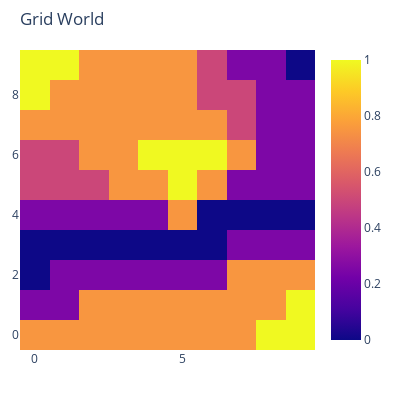

The notebook cell this image was saved under:
### Code cell
reward_mat = np.array([[ 1, 1, 1, 1, 1, 1, 1, 1, 2, 2],
                       [-1,-1, 1, 1, 1, 1, 1, 1, 1, 2],
                       [-2,-1,-1,-1,-1,-1,-1, 1, 1, 1],
                       [-2,-2,-2,-2,-2,-2,-2,-1,-1,-1],
                       [-1,-1,-1,-1,-1, 1,-2,-2,-2,-2],
                       [ 0, 0, 0, 1, 1, 2, 1,-1,-1,-1],
                       [ 0, 0, 1, 1, 2, 2, 2, 1,-1,-1],
                       [ 1, 1, 1, 1, 1, 1, 1, 0,-1,-1],
                       [ 2, 1, 1, 1, 1, 1, 0, 0,-1,-1],
                       [ 2, 2, 1, 1, 1, 1, 0,-1,-1,-2],])
reward_mat = utils.Normalize_2DArr(reward_mat)
world_trajGen = GridWorld_trajGen(10,10,reward_mat,trans_prob=0.8,discount=0.8)
world_trajGen.ShowRewards()

### Figure 1 — Plotly figure (JSON) as saved in the notebook; plotly's stock layout.template omitted (floating-point values rounded to 4 significant figures)
{"data": [{"type": "heatmap", "z": [[0.75, 0.75, 0.75, 0.75, 0.75, 0.75, 0.75, 0.75, 1, 1], [0.25, 0.25, 0.75, 0.75, 0.75, 0.75, 0.75, 0.75, 0.75, 1], [0, 0.25, 0.25, 0.25, 0.25, 0.25, 0.25, 0.75, 0.75, 0.75], [0, 0, 0, 0, 0, 0, 0, 0.25, 0.25, 0.25], [0.25, 0.25, 0.25, 0.25, 0.25, 0.75, 0, 0, 0, 0], [0.5, 0.5, 0.5, 0.75, 0.75, 1, 0.75, 0.25, 0.25, 0.25], [0.5, 0.5, 0.75, 0.75, 1, 1, 1, 0.75, 0.25, 0.25], [0.75, 0.75, 0.75, 0.75, 0.75, 0.75, 0.75, 0.5, 0.25, 0.25], [1, 0.75, 0.75, 0.75, 0.75, 0.75, 0.5, 0.5, 0.25, 0.25], [1, 1, 0.75, 0.75, 0.75, 0.75, 0.5, 0.25, 0.25, 0]]}], "layout": {"autosize": false, "height": 400, "margin": {"b": 50, "l": 20, "r": 20, "t": 50}, "title": {"text": "Grid World"}, "width": 400}}
